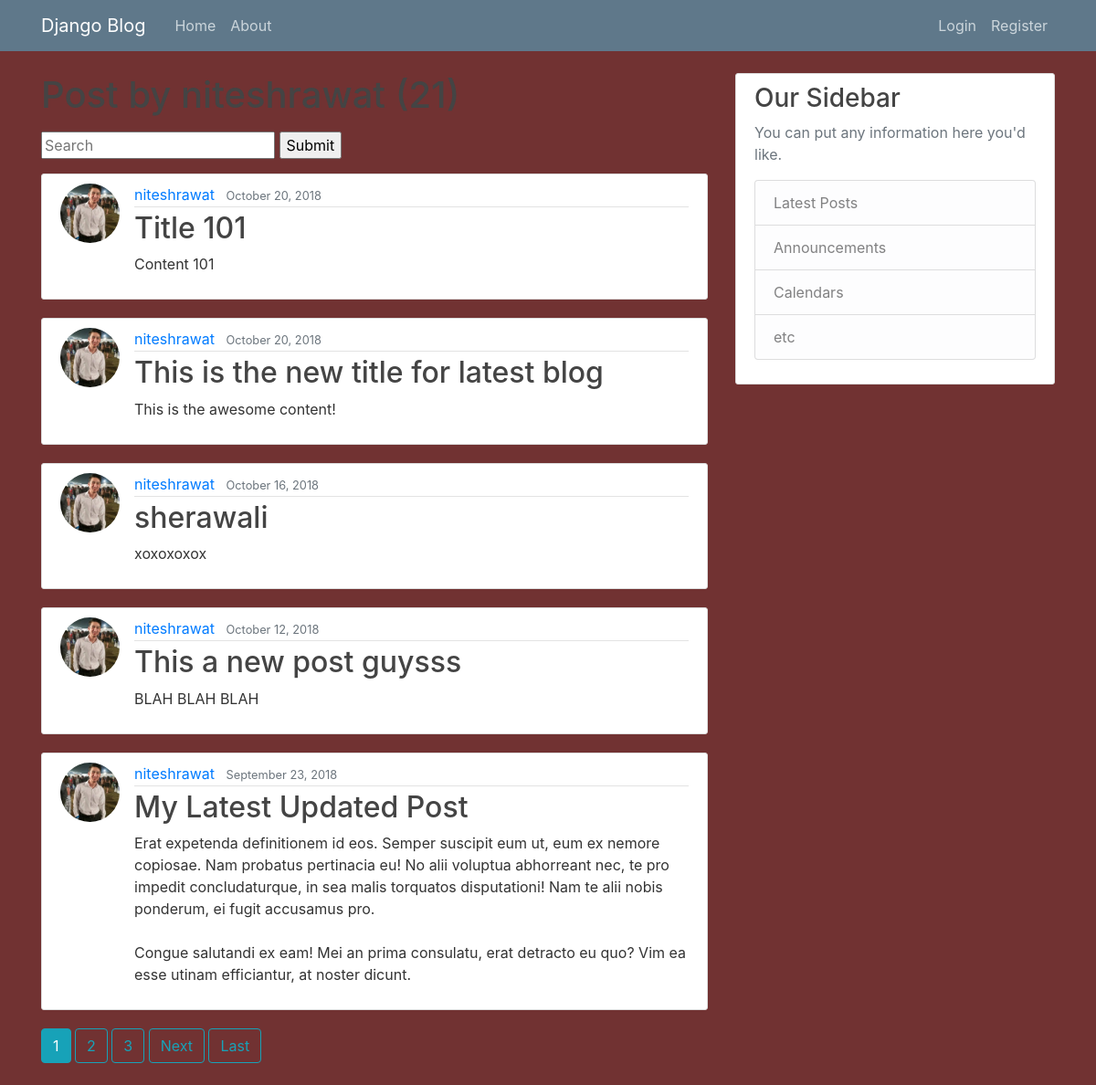
/user/niteshrawat, run on an earlier commit of the app's database.
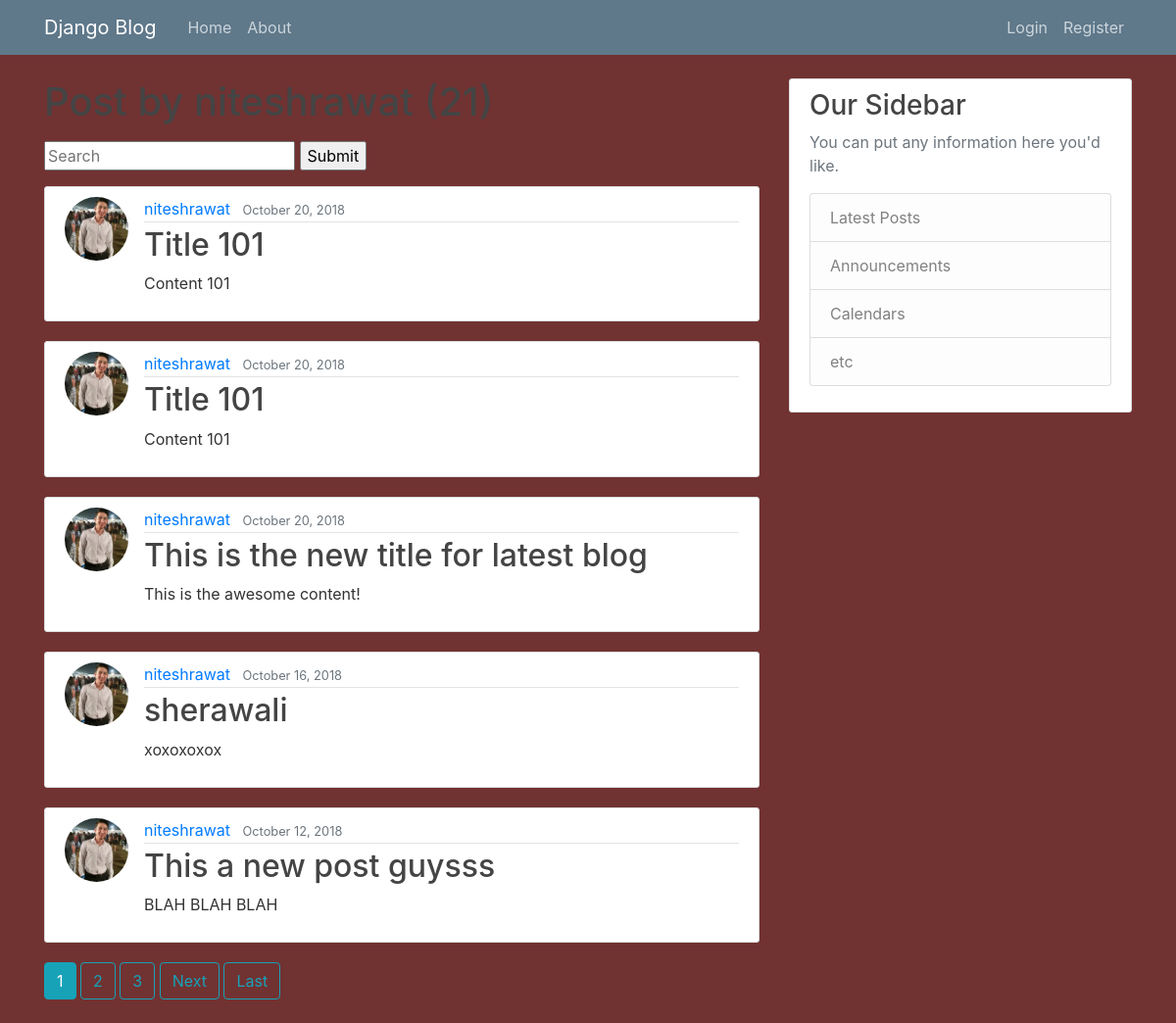
And on a later commit of the database.
### blog/models.py (models this page shows, shortened)
class Post(models.Model):
    title = models.CharField(max_length=100)
    content = models.TextField()
    date_posted = models.DateTimeField(default=timezone.now)
    author = models.ForeignKey(User, related_name='posts', on_delete=models.CASCADE)
    class Meta:
        verbose_name = _('Post')
        verbose_name_plural = _('Posts')

### users/models.py (models this page shows, shortened)
class Profile(models.Model):
    user = models.OneToOneField(User, on_delete=models.CASCADE)
    image = models.ImageField(default='default.jpg', upload_to='profile_pics')

### blog/views.py (the view)
# urls.py: path('user/<str:username>', UserPostListView.as_view(), name='user-posts'),
class UserPostListView(ListView):
    model = Post
    template_name = 'blog/user_posts.html'  # <app>/<model>_<viewtype>.html
    context_object_name = 'posts'
    paginate_by = 5
    def get_queryset(self):
        query = self.request.GET.get('q')
        user = get_object_or_404(User, username=self.kwargs.get('username'))
        if query:
            query_set = self.model.objects.filter(Q(author=user),
                                                  Q(title__icontains=query)| Q(content__icontains=query))
            return query_set
        else:
            return self.model.objects.filter(author=user).order_by('-date_posted')

### blog/templates/blog/user_posts.html (shortened to what this page needs)
{% extends "blog/base.html" %}
{% block content %}
<h1 class="mb-3">Post by {{ view.kwargs.username }} ({{ page_obj.paginator.count }})</h1>
<form method="GET" action="">
    <input type="text" name="q" placeholder="Search">
    <input type="submit" name="Search">
</form>
{% for post in posts %}
<article class="media content-section">
    <img class="rounded-circle article-img" src="{{ post.author.profile.image.url }}">
    <div class="media-body">
        <div class="article-metadata">
            <a class="mr-2" href="{% url 'user-posts' post.author.username %}">{{ post.author }}</a>
            <small class="text-muted">{{ post.date_posted|date:"F d, Y" }}</small>
        </div>
        <h2><a class="article-title" href="{% url 'post-detail' post.id %}">{{ post.title }}</a></h2>
        <p class="article-content">{{ post.content }}</p>
    </div>
</article>
{% endfor %}
{% if is_paginated %}
{% for num in page_obj.paginator.page_range %}
{% if page_obj.number == num %}
<a class="btn btn-info mb-4" href="?page={{ num }}">{{ num }}</a>
{% elif num > page_obj.number|add:'-3' and num < page_obj.number|add:'3' %}
<a class="btn btn-outline-info mb-4" href="?page={{ num }}">{{ num }}</a>
{% endif %}
{% endfor %}
{% if page_obj.has_next %}
<a class="btn btn-outline-info mb-4" href="?page={{ page_obj.next_page_number }}">Next</a>
<a class="btn btn-outline-info mb-4" href="?page={{ page_obj.paginator.num_pages }}">Last</a>
{% endif %}
{% endif %}
{% endblock content %}

What changed in the data, as far as the page shows it:
no longer on this page (row unchanged): Post: author.profile.image (picture), author "niteshrawat", date_posted "September 23, 2018", title "My Latest Updated Post", content "Erat expetenda definitionem id eos. Semper suscipit eum ut, eum ex nemore copiosae. Nam probatus pertinacia eu! No alii voluptua abhorreant nec, te pro impedit concludaturque, in sea malis torquatos disputationi! Nam te alii nobis ponderum, ei fugit accusamus pro. Congue salutandi ex eam! Mei an prima consulatu, erat detracto eu quo? Vim ea esse utinam efficiantur, at noster dicunt."
added Post: author.profile.image (picture), author "niteshrawat", date_posted "October 20, 2018", title "Title 101", content "Content 101"
